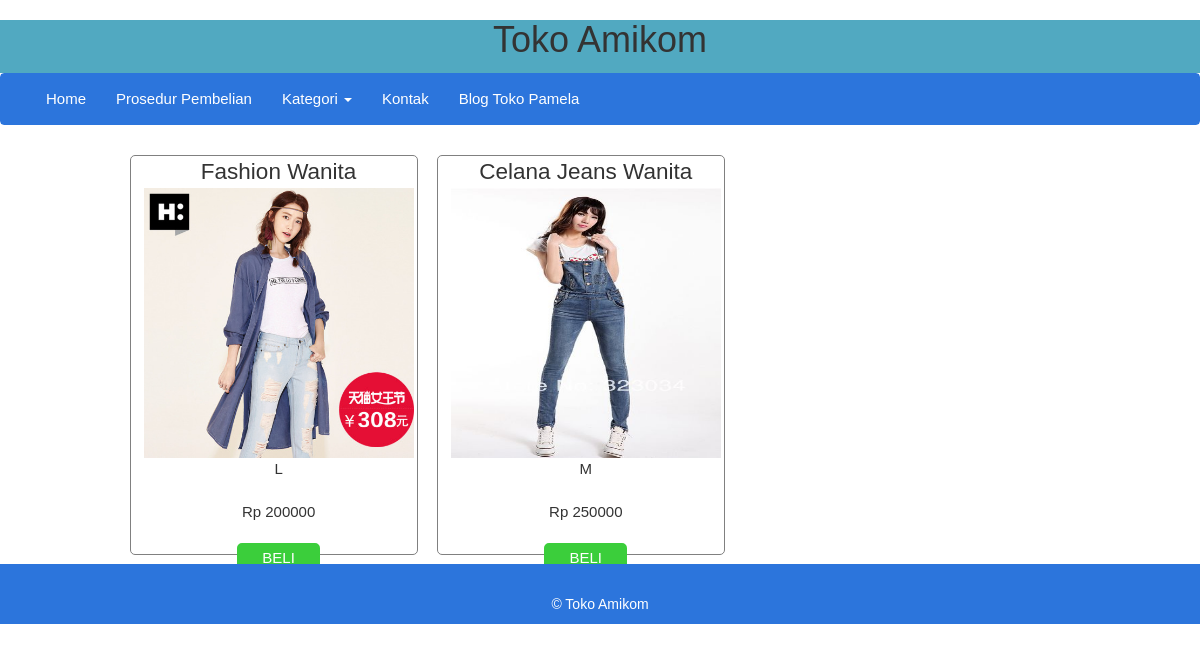
/fashion_wanita.php, run on the app's committed database.
### tables this page shows
CREATE TABLE `barang` (
  `id_barang` int(11) NOT NULL,
  `nama_barang` varchar(100) NOT NULL,
  `foto_barang` varchar(100) NOT NULL,
  `jenis_barang` enum('-','Fashion Pria','Fashion Wanita','Fashion Lain') NOT NULL,
  `size` enum('0','S','M','L','XL','XXL','All size') NOT NULL,
  `harga_barang` varchar(100) NOT NULL,
  `deskripsi_barang` text NOT NULL
);

### akses/fungsi.php (called while the page is built, shortened)
<?php
function tampil_fashionwanita(){
	global $link;
	$query = "SELECT * FROM barang Where jenis_barang='fashion wanita'";
	$result = mysqli_query($link,$query) or die ('Gagal menampilkan data barang');
	return $result;
}

### fashion_wanita.php (the view)
<?php include 'head.php';?>
	<?php
	$result = tampil_fashionwanita();
	while ($row=mysqli_fetch_assoc($result)) { ?>
		<div class="kol-4" align="center">
			<div id="nama"><?php echo $row['nama_barang'];?></div>
			<div id="gambar"><img src="img/<?php echo $row['foto_barang'];?>"></div>
			<div id="size"><?php echo $row['size'];?></div><br>
			<div id="harga">Rp <?php  echo $row['harga_barang'];?></div><br>
			<div id="beli"><a href="beli.php?id=<?= $row['id_barang'];?>">BELI</a></div>
		</div>
<?php } ?>
<?php include 'foot.php';?>

### css/style.css (style rules this page uses)
* { padding: 0; margin: 0 auto; font-size: 15px; font-family: sans-serif; list-style: none; text-decoration: none; max-width: 100% !important; }
#nama { font-size: 1.5em; }
#gambar img { width: 270px; height: 270px; }
#beli { background-color: #3BCE3B; border:4px solid #3BCE3B; width: 30%; border-radius: 5px; }
#beli a { color: white; text-decoration: none; }
.kol-4 { border: 1px solid gray; border-radius: 5px; height: 400px; width: 30%; margin:1%; padding: 15px auto; padding-left: 10px; float: left; }

### data on the page
barang: nama_barang "Fashion Wanita", foto_barang (picture), size "L", harga_barang "200000"
barang: nama_barang "Celana Jeans Wanita", foto_barang (picture), size "M", harga_barang "250000"
